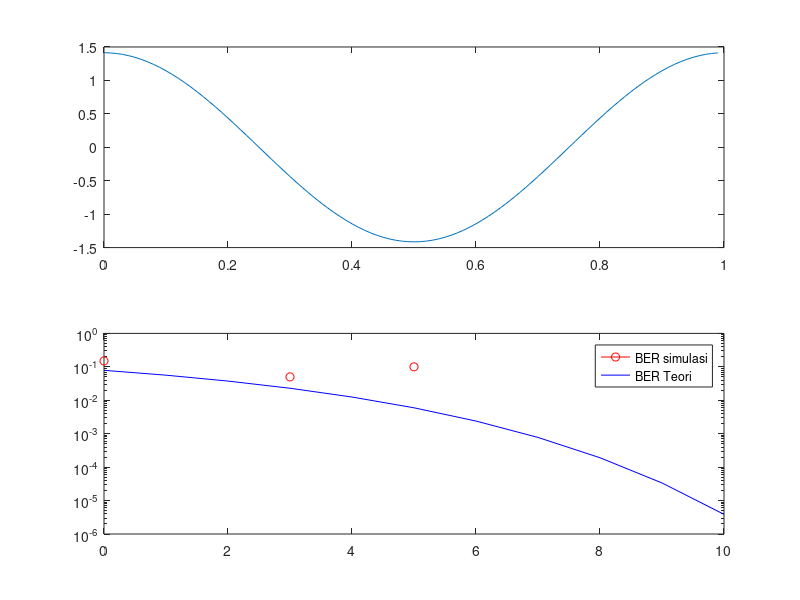
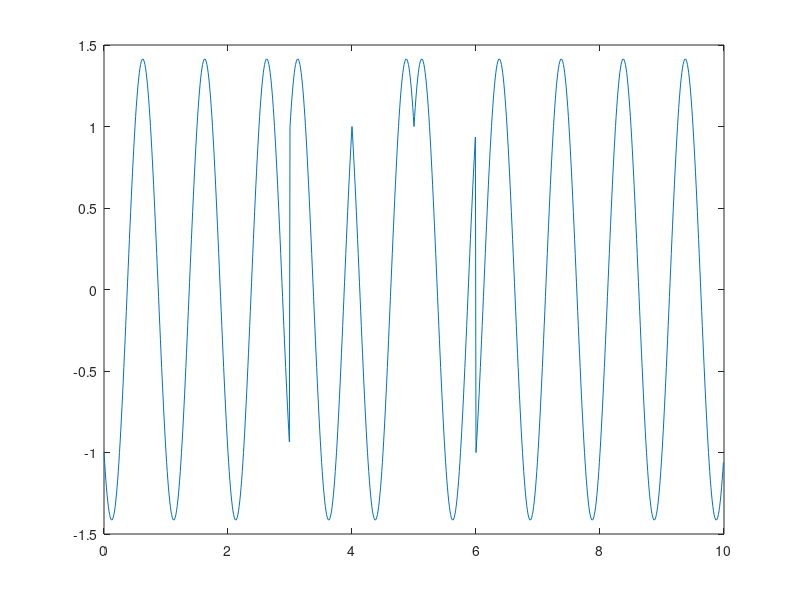
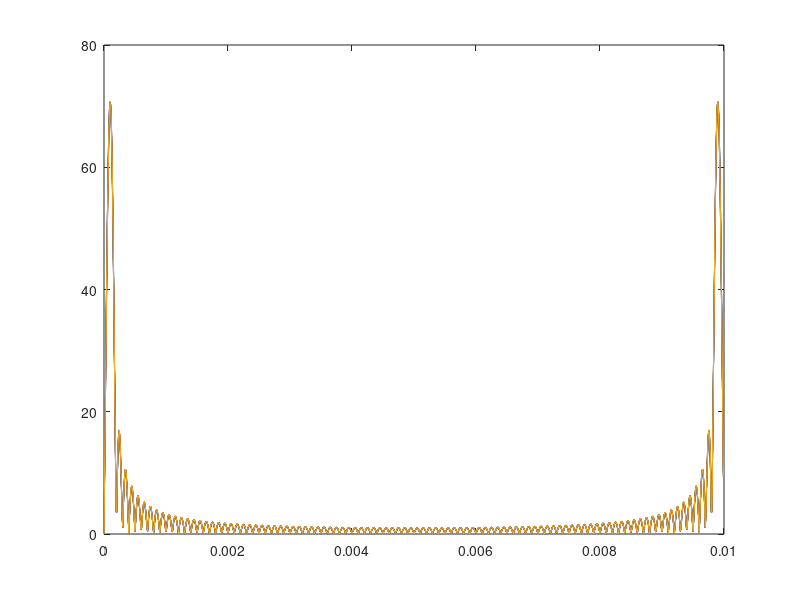
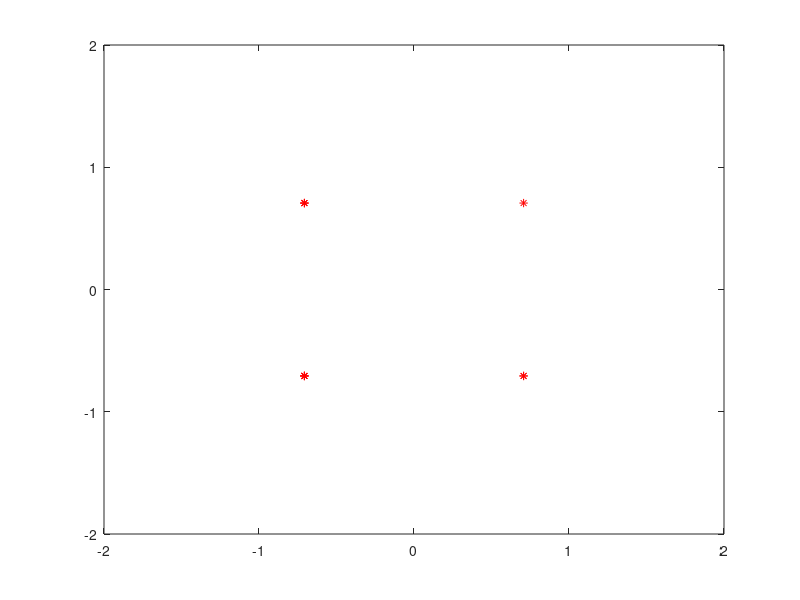

Write the MATLAB code that produced these figures, in order.
clear all
jdata=20;T=1;jsampel=100;fc=1/T;E=1;
b=randi([0 1],1,jdata);
sp=reshape(b,2,[]);
mapping=2*sp-1;
mapI=sqrt(E/2)*mapping(1,:);
mapQ=sqrt(E/2)*mapping(2,:);
t=0:T/jsampel:T-(T/jsampel);
b1=sqrt(2/T)*cos(2*pi*fc*t);
b2=-sqrt(2/T)*sin(2*pi*fc*t);
figure (1)
subplot(2,1,1)
plot(t,b1)
subplot(2,1,2)
plot(t,b2)
sI=b1'*mapI;
sQ=b2'*mapQ;
QPSK=sI+sQ;
QPSKs=reshape(QPSK,1,[]);
tt=0:length(QPSKs)-1; tt=tt/jsampel;
figure (2)
plot(tt,QPSKs)
SpektrumQPSK=fft(QPSK,1024);
f=0:length(SpektrumQPSK)-1;
f=(T/jsampel)*f/length(SpektrumQPSK);
figure (3)
plot(f,abs(SpektrumQPSK))
figure (4)
plot(mapI,mapQ,'*r')
axis([-2 2 -2 2])
%======penerima
Eb_NodB=0:10;
Eb_No=10.^(Eb_NodB/10);
for k=1:length(Eb_No);
rt=awgn(QPSKs,Eb_NodB(1,k),10*log10(jsampel)-6);
figure(5)
plot(tt,rt)
rx=reshape(rt,jsampel,[]);
z1=b1*rx*(T/jsampel);
z2=b2*rx*(T/jsampel);
figure(6)
plot(mapI,mapQ,'*r',z1,z2,'.b')
dI=sign(z1);
dQ=sign(z2);
bEst=([dI;dQ]+1)/2;
bEs=reshape(bEst,1,[]);
[N(k),BER(k)]=biterr(b,bEs);
end
BERteori=qfunc(sqrt(2*Eb_No));
figure (1)
semilogy(Eb_NodB,BER,'o-r',Eb_NodB,BERteori,'b')
legend('BER simulasi','BER Teori')
